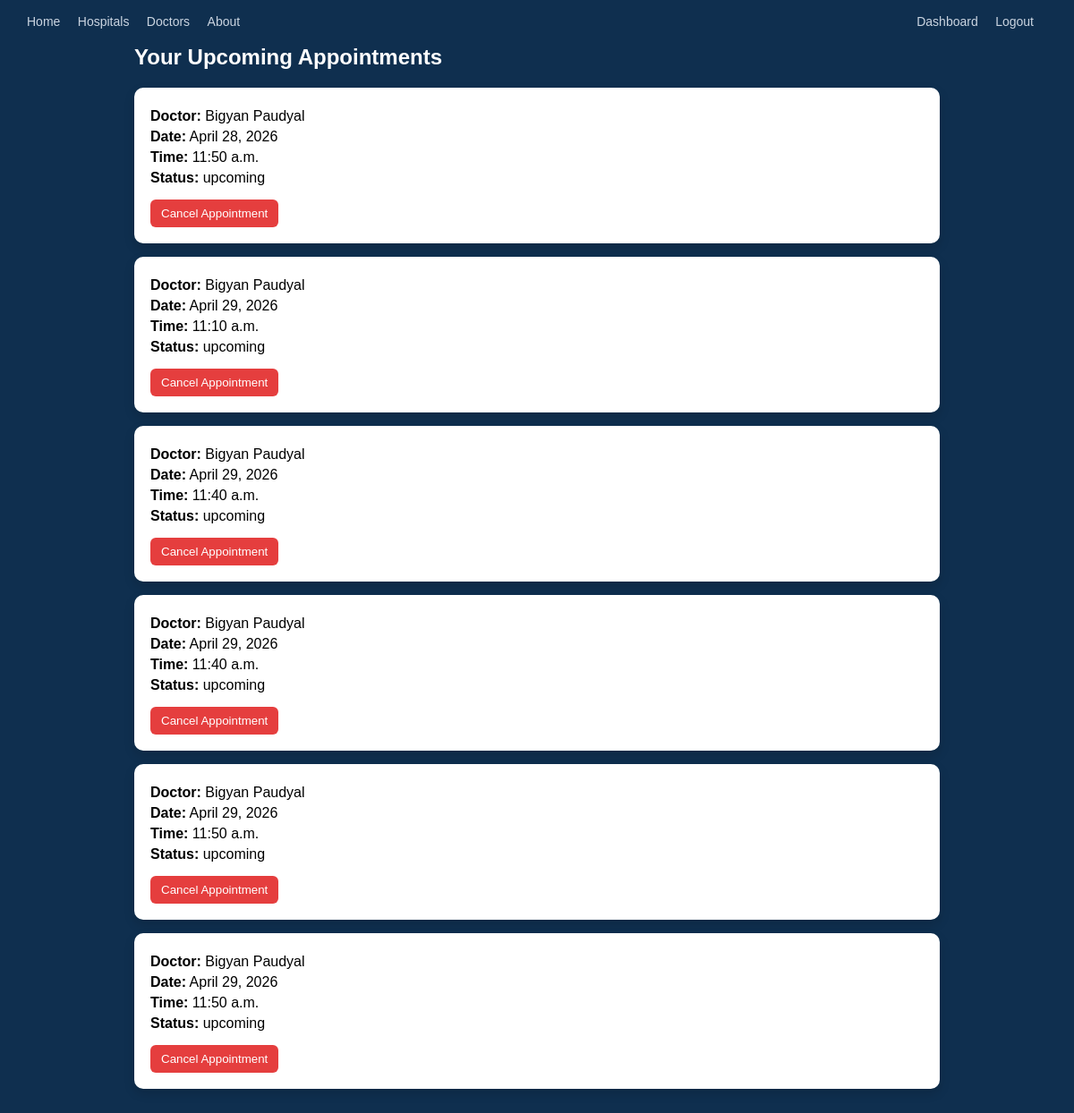
The app's page /appointment/upcoming/ (signed in) with its own data.
### appointment/models.py (models this page shows, shortened)
class Appointment(models.Model):
    appointment_id = models.AutoField(primary_key=True)
    appointment_date = models.DateField()
    appointment_time = models.TimeField()
    status = models.CharField(max_length=50, default="Pending")
    patient = models.ForeignKey(User, on_delete=models.CASCADE, null=True, blank=True)
    doctor = models.ForeignKey(Doctor, on_delete=models.CASCADE)

### doctors/models.py (models this page shows, shortened)
class Doctor(models.Model):
    doctor_id = models.AutoField(primary_key=True)
    name = models.CharField(max_length=100)
    qualification = models.CharField(max_length=100)
    specialization = models.CharField(max_length=100)
    hospital = models.ForeignKey('hospitals.Hospital', on_delete=models.CASCADE, null=True, blank=True)
    department = models.ForeignKey('hospitals.Department', on_delete=models.CASCADE, null=True, blank=True)
    email = models.EmailField(unique=True)
    fees = models.DecimalField(max_digits=8, decimal_places=2)
    phone = models.CharField(max_length=10)
    a_status = models.BooleanField(default=True)

### appointment/views.py (the view)
# urls.py: path("upcoming/", views.upcoming_appointments, name="upcoming_appointments"),
@login_required
def upcoming_appointments(request):
    appointments = Appointment.objects.filter(
        patient=request.user,
        appointment_date__gte=timezone.now().date()
    ).order_by('appointment_date', 'appointment_time')
    return render(request, "appointment/upcoming.html", {
        "appointments": appointments
    })

### appointment/templates/appointment/upcoming.html (shortened to what this page needs)
{% extends 'base.html' %}
{% load static %}
{% block content %}
<link rel="stylesheet" href="{% static 'list.css' %}">
<div class="container">
    <h2>Your Upcoming Appointments</h2>
    {% if appointments %}
        <div class="appointment-list">
        {% for appt in appointments %}
            <div class="card">
                <a href="{% url 'appointment_detail' appt.pk %}" class="card-link">
                    <p><b>Doctor:</b> {{ appt.doctor.name }}</p>
                    <p><b>Date:</b> {{ appt.appointment_date }}</p>
                    <p><b>Time:</b> {{ appt.appointment_time }}</p>
                    <p><b>Status:</b> {{ appt.status }}</p>
                </a>
                {% if appt.status != "cancelled" %}
                    <form method="POST" action="{% url 'cancel_appointment' appt.pk %}">
                        <button type="submit" class="cancel-btn">
                            Cancel Appointment
                        </button>
                    </form>
                {% else %}
                    <p class="cancelled">Cancelled</p>
                {% endif %}
            </div>
        {% endfor %}
        </div>
    {% else %}
        <p class="empty">No upcoming appointments.</p>
    {% endif %}
</div>
{% endblock %}

### static/css/base.css (style rules this page uses)
body { margin: 0; font-family: Arial, sans-serif; }

### appointment/static/list.css (style rules this page uses)
* { box-sizing: border-box; }
body { margin: 0; font-family: Arial, sans-serif; background-color: #0f2f4f; }
.container { width: 80%; margin: auto; padding: 30px; }
h2 { color: white; }
.appointment-list { display: grid; gap: 15px; }
.card { background: white; padding: 18px; border-radius: 10px; box-shadow: 0 5px 12px rgba(0,0,0,0.15); transition: 0.3s; }
.card-link { text-decoration: none; color: black; display: block; }
.card p { margin: 5px 0; }
.cancel-btn { margin-top: 10px; padding: 8px 12px; background: #e53e3e; color: white; border: none; border-radius: 6px; cursor: pointer; }

### records on screen
Appointment: doctor.name "Bigyan Paudyal", appointment_date "April 28, 2026", appointment_time "11:50 a.m.", status "upcoming", shows "Cancel Appointment"
Appointment: doctor.name "Bigyan Paudyal", appointment_date "April 29, 2026", appointment_time "11:10 a.m.", status "upcoming", shows "Cancel Appointment"
Appointment: doctor.name "Bigyan Paudyal", appointment_date "April 29, 2026", appointment_time "11:40 a.m.", status "upcoming", shows "Cancel Appointment"
Appointment: doctor.name "Bigyan Paudyal", appointment_date "April 29, 2026", appointment_time "11:40 a.m.", status "upcoming", shows "Cancel Appointment"
Appointment: doctor.name "Bigyan Paudyal", appointment_date "April 29, 2026", appointment_time "11:50 a.m.", status "upcoming", shows "Cancel Appointment"
Appointment: doctor.name "Bigyan Paudyal", appointment_date "April 29, 2026", appointment_time "11:50 a.m.", status "upcoming", shows "Cancel Appointment"
